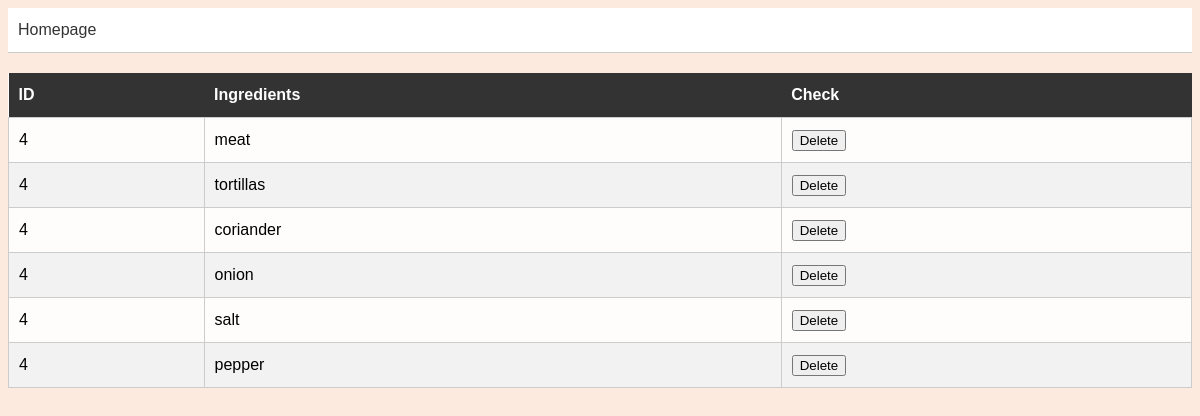
Screenshot of /shopping_list2/4 (signed in) with the database file from the repository.
### tables this page shows
CREATE TABLE ingredients(
    id INTEGER PRIMARY KEY,
    ingredients TEXT,
    user_id INTEGER,
    FOREIGN KEY (user_id) REFERENCES users(id) on delete cascade 
    );

### main.py (the view)
@app.route('/shopping_list2/<int:user_id>')
def shopping_list2(user_id):
    if request.cookies.get('user_id'): #Check if user is logged in (For security purposes)
        db = database_worker("social_net.db")
        ingredients = db.search(f"SELECT * FROM ingredients WHERE user_id = {user_id}") #Show all the ingredients from the user
        print(ingredients)
        db.close()
        return render_template("shoppiing_list.html", ingredients=ingredients)
    else:
        return redirect('login')

### my_lib.py (called while the page is built)
    def search(self, query):
        result = self.cursor.execute(query).fetchall()
        return result

    def close(self):
        self.connection.close()

### Templates/shoppiing_list.html (shortened to what this page needs)
<!DOCTYPE html>
<html>
<head>
    <link rel="stylesheet" href="/static/shopping_list.css">
</head>
<body>
<div>
    <a href = "{{ url_for("home") }}"> Homepage</a>
</div>
	<table>
		<thead>
			<tr>
				<th>ID</th>
				<th>Ingredients</th>
				<th>Check</th>
			</tr>
		</thead>
		<tbody>
			{% for ingredient in ingredients %}
			<tr>
				<td>{{ ingredient[2] }}</td>
				<td>{{ ingredient[1] }}</td>
				<td>
                    <form action="{{ url_for('delete_ingredient', ingredient_id=ingredient[0]) }}" method="post">
                        <button type="submit">Delete</button>
                    </form>
                </td>
			</tr>
			{% endfor %}
		</tbody>
	</table>
</body>
</html>

### static/shopping_list.css (style rules this page uses)
body { background-color: #FCEADE; background-image: url("/static/Cooking-Home-Collection.jpeg"); background-size: cover; height: 100%; font-family: Arial, sans-serif; font-size: 16px; line-height: 1.5; background-color: rgba(252, 234, 222, 1); }
div { display: flex; justify-content: space-between; align-items: center; padding: 10px; background-color: #ffffff; border-bottom: 1px solid #cccccc; }
div a { color: #333333; text-decoration: none; margin-right: 10px; }
table { width: 100%; border-collapse: collapse; margin: 20px auto; background-color: rgba(255, 255, 255, 0.9); }
table th { text-align: left; background-color: #333333; color: #ffffff; padding: 10px; }
table td { border: 1px solid #cccccc; padding: 10px; }
tr:nth-child(even) { background-color: #f2f2f2; }

### rows the page displays
ingredients: user "4", ingredients "meat"
ingredients: user "4", ingredients "tortillas"
ingredients: user "4", ingredients "coriander"
ingredients: user "4", ingredients "onion"
ingredients: user "4", ingredients "salt"
ingredients: user "4", ingredients "pepper"
